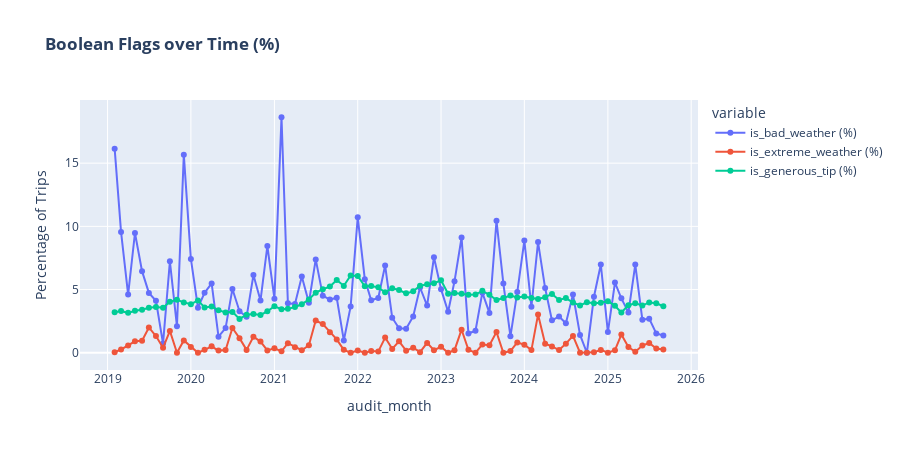

Here is the notebook cell this chart was saved with:
### Markdown cell above
<!-- HIDDEN H1 FOR OUTLINE VIEW -->
<h1 id="cat-flags" style="display: none;">4. Categorical & Boolean Analysis</h1>
<!-- VISIBLE H1 -->
<h1 id="cat-flags-visible" style="font-family: 'Roboto Condensed', 'Arial Narrow', sans-serif; color: white; font-size: 22px; font-weight: bold; background-color: #0771A4; border-radius: 4px; padding: 12px 0px 12px 15px; margin-top: 20px;">4. Categorical & Boolean Analysis</h1>

### Code cell
# 1. Boolean Flags (Columns ending in _count_true)
flag_cols = [c for c in df.columns if c.endswith("_count_true")]

if flag_cols:
    display_header("Boolean Flag Prevalence")

    # Calculate % for visualization
    flag_df = df[[TIME_COL, "total_rows"] + flag_cols].copy()
    plot_cols = []

    for c in flag_cols:
        short_name = c.replace("_count_true", "")
        pct_col = f"{short_name} (%)"
        flag_df[pct_col] = (flag_df[c] / flag_df["total_rows"]) * 100
        plot_cols.append(pct_col)

    # Plot
    fig = px.line(flag_df, x=TIME_COL, y=plot_cols, title="<b>Boolean Flags over Time (%)</b>", markers=True)
    fig.update_layout(hovermode="x unified", height=450, yaxis_title="Percentage of Trips")
    fig.show()

# 2. Categorical Null Checks
# If we tracked nulls for categoricals (like weather_state_nulls)
cat_nulls = [c for c in df.columns if c.endswith("_nulls") and c.replace("_nulls", "") not in sorted_features]

if cat_nulls:
    display_header("Categorical Data Completeness")
    cat_df = df[cat_nulls].sum().to_frame(name="Total Missing")
    cat_df["% Missing"] = (cat_df["Total Missing"] / df["total_rows"].sum()) * 100
    display(cat_df[cat_df["Total Missing"] > 0].style.format({"Total Missing": "{:,.0f}", "% Missing": "{:.4f}%"}))
